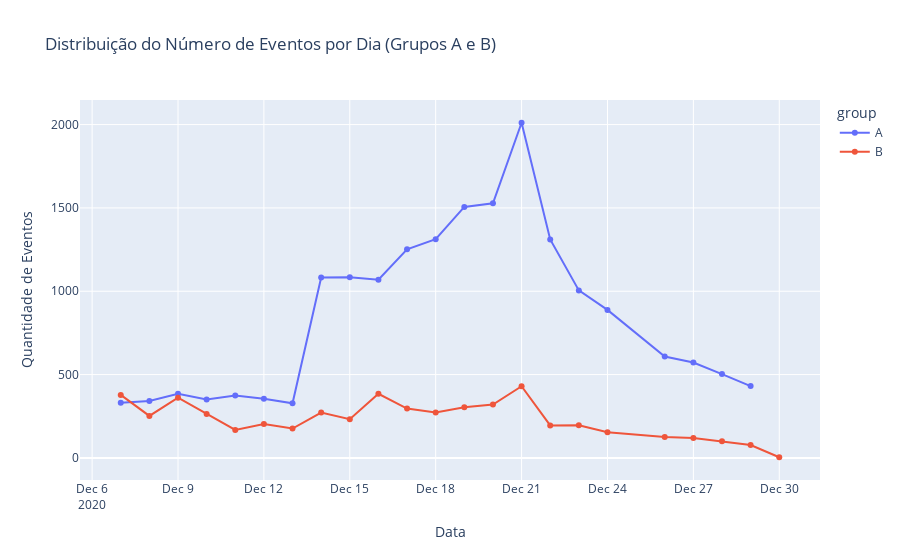

Notebook code cell kept with this figure:
### Markdown cell above
Diferença entre os grupos:  
- O grupo A possui uma maior quantidade de usuários( A: 2.747; B: 927);
- O grupo A possui uma maior taxa de conversão de login -- product_page (A: 64,79%; B: 56,41%)
- O grupo B possui uma maior taxa de conversão de product_page -- product_cart (A: 46,29% e B: 48,75%)
- O grupo A possui uma maior taxa de conversão de product_cart -- purchase (A: 105,82% e B: 100,39%)
  
O último dado mostra que ou houve algum erro na coleta dos dados ou os clientes estão conseguindo pular a parte de colocar o produto no carrinho e indo diretamente para a compra. No entando, a conversão final é que no grupo A 31,74% dos usuários se mantém e no grupo B apenas 27,61% se mantém. Agora para vamos avaliar a distribuição de eventos ao decorrer do tempo.

### Code cell
#  Criando uma coluna apenas com o dia para trabalharmos no gráfico
events_ab['date'] = events_ab['event_dt'].dt.date

# Agrupar por data e grupo para contar os eventos
daily_events = events_ab.groupby(['date', 'group']).size().reset_index(name='event_count')

# 3. Criar gráfico interativo
fig = px.line(
daily_events,
x='date',
y='event_count',
color='group',
markers=True,
title='Distribuição do Número de Eventos por Dia (Grupos A e B)'
)

fig.update_layout(
        xaxis_title="Data",
        yaxis_title="Quantidade de Eventos",
        hovermode="x unified"
    )
fig.show()

### Figure 1 — Plotly figure (JSON) as saved in the notebook; plotly's stock layout.template omitted (floating-point values rounded to 4 significant figures)
{"data": [{"hovertemplate": "group=A<br>date=%{x}<br>event_count=%{y}<extra></extra>", "legendgroup": "A", "line": {"color": "#636efa", "dash": "solid"}, "marker": {"symbol": "circle"}, "mode": "lines+markers", "name": "A", "orientation": "v", "showlegend": true, "type": "scatter", "x": ["2020-12-07", "2020-12-08", "2020-12-09", "2020-12-10", "2020-12-11", "2020-12-12", "2020-12-13", "2020-12-14", "2020-12-15", "2020-12-16", "2020-12-17", "2020-12-18", "2020-12-19", "2020-12-20", "2020-12-21", "2020-12-22", "2020-12-23", "2020-12-24", "2020-12-26", "2020-12-27", "2020-12-28", "2020-12-29"], "xaxis": "x", "y": [331, 341, 385, 350, 374, 355, 328, 1083, 1084, 1069, 1252, 1312, 1506, 1528, 2011, 1311, 1005, 888, 608, 572, 503, 431], "yaxis": "y"}, {"hovertemplate": "group=B<br>date=%{x}<br>event_count=%{y}<extra></extra>", "legendgroup": "B", "line": {"color": "#EF553B", "dash": "solid"}, "marker": {"symbol": "circle"}, "mode": "lines+markers", "name": "B", "orientation": "v", "showlegend": true, "type": "scatter", "x": ["2020-12-07", "2020-12-08", "2020-12-09", "2020-12-10", "2020-12-11", "2020-12-12", "2020-12-13", "2020-12-14", "2020-12-15", "2020-12-16", "2020-12-17", "2020-12-18", "2020-12-19", "2020-12-20", "2020-12-21", "2020-12-22", "2020-12-23", "2020-12-24", "2020-12-26", "2020-12-27", "2020-12-28", "2020-12-29", "2020-12-30"], "xaxis": "x", "y": [378, 252, 361, 263, 168, 203, 176, 272, 232, 385, 296, 272, 304, 320, 430, 195, 196, 154, 125, 119, 100, 77, 4], "yaxis": "y"}], "layout": {"hovermode": "x unified", "legend": {"title": {"text": "group"}, "tracegroupgap": 0}, "title": {"text": "Distribuição do Número de Eventos por Dia (Grupos A e B)"}, "xaxis": {"anchor": "y", "domain": [0, 1], "title": {"text": "Data"}}, "yaxis": {"anchor": "x", "domain": [0, 1], "title": {"text": "Quantidade de Eventos"}}}}
